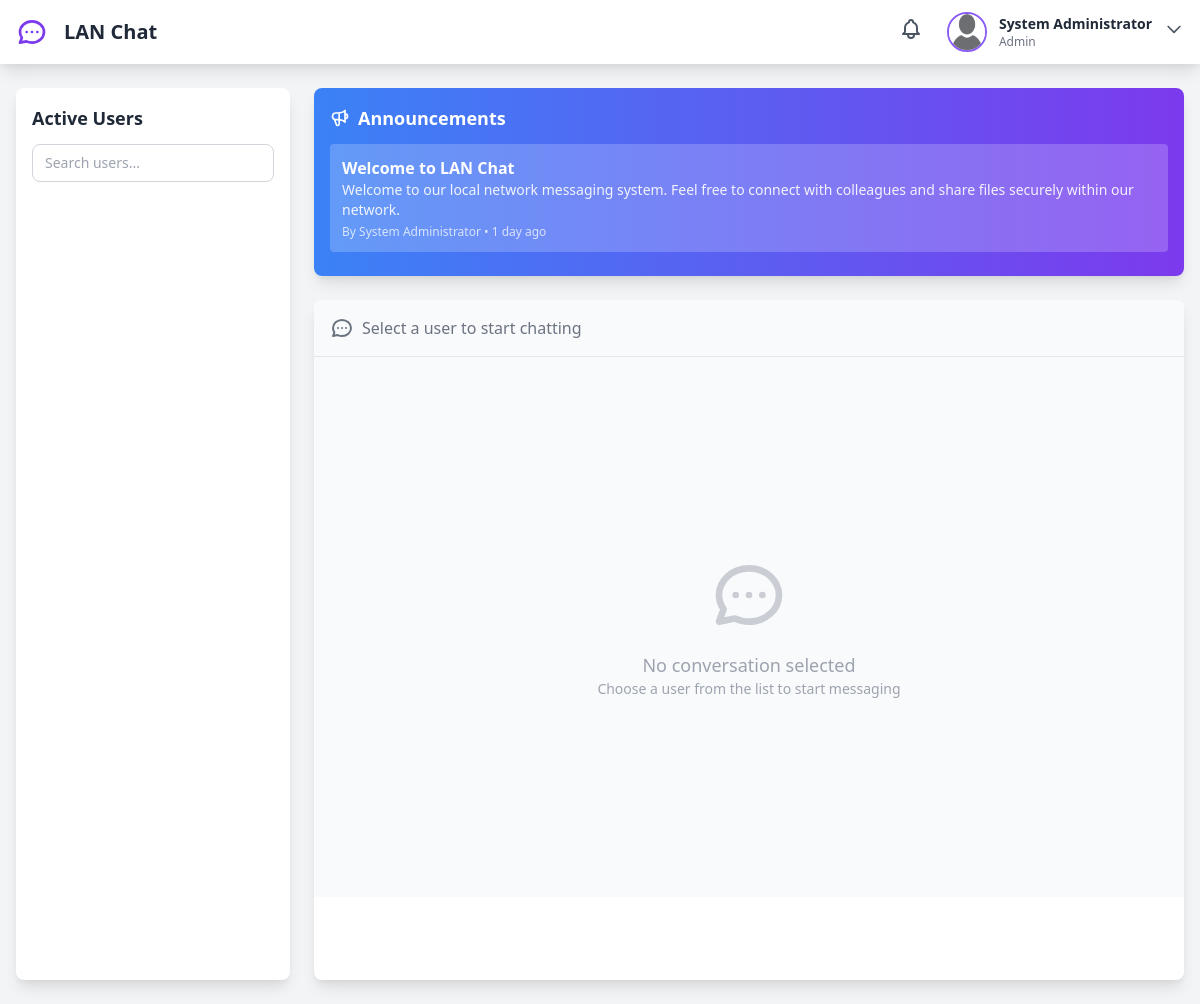
/dashboard.php (signed in), run on the app's committed database.
### tables this page shows
CREATE TABLE users (
    user_id INT PRIMARY KEY AUTO_INCREMENT,
    username VARCHAR(50) UNIQUE NOT NULL,
    email VARCHAR(100) UNIQUE NOT NULL,
    password VARCHAR(255) NOT NULL,
    full_name VARCHAR(100) NOT NULL,
    profile_picture VARCHAR(255) DEFAULT 'default.png',
    role ENUM('admin', 'staff', 'student', 'user') DEFAULT 'user',
    status ENUM('online', 'offline', 'busy', 'away') DEFAULT 'offline',
    custom_status VARCHAR(100) DEFAULT NULL,
    theme_preference VARCHAR(20) DEFAULT 'light',
    last_seen TIMESTAMP DEFAULT CURRENT_TIMESTAMP,
    created_at TIMESTAMP DEFAULT CURRENT_TIMESTAMP,
    updated_at TIMESTAMP DEFAULT CURRENT_TIMESTAMP ON UPDATE CURRENT_TIMESTAMP
);

CREATE TABLE announcements (
    announcement_id INT PRIMARY KEY AUTO_INCREMENT,
    title VARCHAR(200) NOT NULL,
    content TEXT NOT NULL,
    created_by INT NOT NULL,
    priority ENUM('low', 'medium', 'high', 'urgent') DEFAULT 'medium',
    is_active BOOLEAN DEFAULT TRUE,
    created_at TIMESTAMP DEFAULT CURRENT_TIMESTAMP,
    expires_at TIMESTAMP NULL,
    FOREIGN KEY (created_by) REFERENCES users(user_id) ON DELETE CASCADE
);

### includes/config.php (called while the page is built, shortened)
<?php
try {
    $conn = new PDO(
        "mysql:host=" . DB_HOST . ";dbname=" . DB_NAME . ";charset=utf8mb4",
        DB_USER,
        DB_PASS,
        [
            PDO::ATTR_ERRMODE => PDO::ERRMODE_EXCEPTION,
            PDO::ATTR_DEFAULT_FETCH_MODE => PDO::FETCH_ASSOC,
            PDO::ATTR_EMULATE_PREPARES => false
        ]
    );
} catch(PDOException $e) {
    die("Connection failed: " . $e->getMessage());
}
function getUserData($user_id) {
    global $conn;
    $stmt = $conn->prepare("SELECT user_id, username, email, full_name, profile_picture, role, status, custom_status, theme_preference, last_seen, created_at FROM users WHERE user_id = ?");
    $stmt->execute([$user_id]);
    return $stmt->fetch();
}
function timeAgo($timestamp) {
    $time = strtotime($timestamp);
    $diff = time() - $time;
    if ($diff < 60) {
        return "just now";
    } elseif ($diff < 3600) {
        $mins = floor($diff / 60);
        return $mins . " min" . ($mins > 1 ? "s" : "") . " ago";
    } elseif ($diff < 86400) {
        $hours = floor($diff / 3600);
        return $hours . " hour" . ($hours > 1 ? "s" : "") . " ago";
    } elseif ($diff < 604800) {
        $days = floor($diff / 86400);
        return $days . " day" . ($days > 1 ? "s" : "") . " ago";
    } else {
        return date("M d, Y", $time);
    }
}
?>

### dashboard.php (the view, shortened to what this page needs)
<?php
require_once 'includes/config.php';
$current_user = getUserData($_SESSION['user_id']);
$announcements_stmt = $conn->query("SELECT a.*, u.full_name as author
                        FROM announcements a
                        JOIN users u ON a.created_by = u.user_id
                        WHERE a.is_active = 1
                        ORDER BY a.created_at DESC
                        LIMIT 3");
$announcements = $announcements_stmt->fetchAll();
?>
<!DOCTYPE html>
<html lang="en">
<head>
    <link href="https://cdn.jsdelivr.net/npm/tailwindcss@2.2.19/dist/tailwind.min.css" rel="stylesheet">
</head>
<body class="bg-gray-100">
    <nav class="bg-white shadow-lg">
        <div class="max-w-7xl mx-auto px-4">
            <div class="flex justify-between items-center h-16">
                <div class="flex items-center space-x-4">
                    <span class="text-xl font-bold text-gray-800">LAN Chat</span>
                </div>
                <div class="flex items-center space-x-6">
                    <div class="relative">
                        <button class="text-gray-600 hover:text-purple-600 relative">
                        </button>
                    </div>
                    <div class="flex items-center space-x-3">
                        <img src="uploads/profiles/<?php echo htmlspecialchars($current_user['profile_picture']); ?>"
                             alt="Profile"
                             class="w-10 h-10 rounded-full border-2 border-purple-500"
                             onerror="this.src='assets/images/default.png'">
                        <div class="hidden md:block">
                            <p class="text-sm font-semibold text-gray-800"><?php echo htmlspecialchars($current_user['full_name']); ?></p>
                            <p class="text-xs text-gray-500"><?php echo ucfirst($current_user['role']); ?></p>
                        </div>
                        <div class="relative">
                            <button id="userMenuBtn" class="text-gray-600 hover:text-purple-600">
                                <svg class="w-5 h-5" fill="none" stroke="currentColor" viewBox="0 0 24 24">
                                    <path stroke-linecap="round" stroke-linejoin="round" stroke-width="2" d="M19 9l-7 7-7-7"></path>
                                </svg>
                            </button>
                        </div>
                    </div>
                </div>
            </div>
        </div>
    </nav>
    <div class="max-w-7xl mx-auto px-4 py-6">
        <div class="grid grid-cols-1 lg:grid-cols-4 gap-6">
            <div class="lg:col-span-1 bg-white rounded-lg shadow-lg p-4">
                <div class="mb-4">
                    <h2 class="text-lg font-bold text-gray-800 mb-3">Active Users</h2>
                    <input
                        type="text"
                        id="searchUsers"
                        placeholder="Search users..."
                        class="w-full px-3 py-2 border border-gray-300 rounded-lg focus:outline-none focus:ring-2 focus:ring-purple-500 text-sm"
                    >
                </div>
                <div class="user-list scrollbar-hide">
                </div>
            </div>
            <div class="lg:col-span-3 space-y-6">
                <?php if (count($announcements) > 0): ?>
                    <div class="bg-gradient-to-r from-blue-500 to-purple-600 rounded-lg shadow-lg p-4 text-white">
                        <h3 class="font-bold text-lg mb-3 flex items-center">
                            Announcements
                        </h3>
                        <?php foreach($announcements as $announcement): ?>
                            <div class="bg-white bg-opacity-20 rounded p-3 mb-2">
                                <p class="font-semibold"><?php echo htmlspecialchars($announcement['title']); ?></p>
                                <p class="text-sm opacity-90"><?php echo htmlspecialchars($announcement['content']); ?></p>
                                <p class="text-xs opacity-75 mt-1">By <?php echo htmlspecialchars($announcement['author']); ?> • <?php echo timeAgo($announcement['created_at']); ?></p>
                            </div>
                        <?php endforeach; ?>
                    </div>
                <?php endif; ?>
                <div class="bg-white rounded-lg shadow-lg chat-container">
                    <div id="chatHeader" class="border-b border-gray-200 p-4 bg-gray-50 rounded-t-lg">
                        <div class="flex items-center justify-between">
                            <div class="flex items-center space-x-3">
                                <div class="text-gray-500 flex items-center">
                                    <span>Select a user to start chatting</span>
                                </div>
                            </div>
                        </div>
                    </div>
                    <div id="chatMessages" class="chat-messages p-4 bg-gray-50">
                        <div class="flex items-center justify-center h-full text-gray-400">
                            <div class="text-center">
                                <p class="text-lg">No conversation selected</p>
                                <p class="text-sm">Choose a user from the list to start messaging</p>
                            </div>
                        </div>
                    </div>
                </div>
            </div>
        </div>
    </div>
</body>
</html>

### dashboard.php (style rules this page uses)
.chat-container { height: calc(100vh - 120px); }
.user-list { height: calc(100vh - 200px); overflow-y: auto; }
.chat-messages { height: calc(100% - 140px); overflow-y: auto; }

### data on the page
users: profile_picture (placeholder picture), full_name "System Administrator", role "Admin"
announcements: title "Welcome to LAN Chat", content "Welcome to our local network messaging system. Feel free to connect with colleagues and share files securely within our network.", created_by.full_name "System Administrator", created_at "1 day ago"
